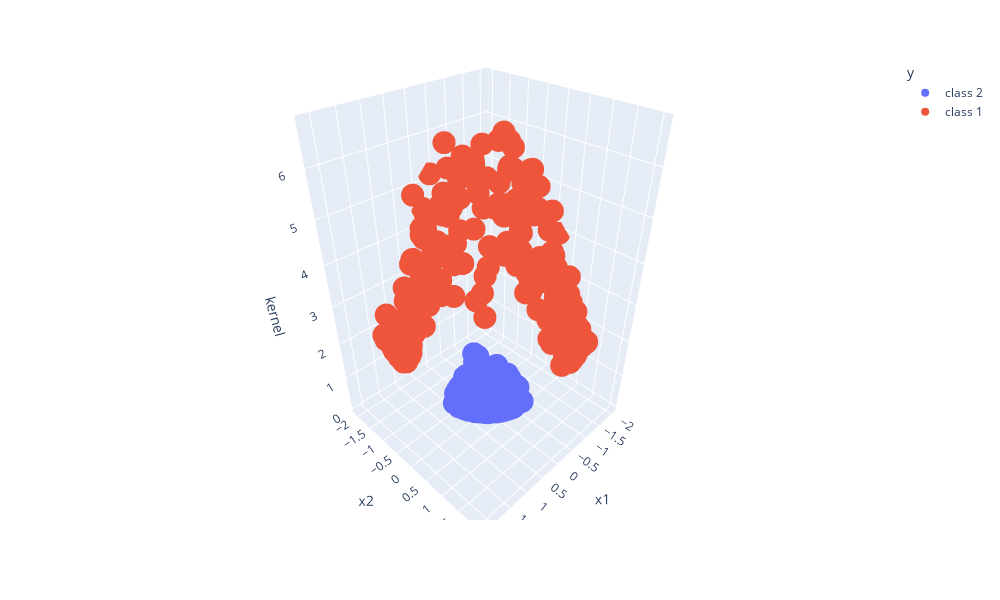

Here is the notebook cell this chart was saved with:
### Code cell
import plotly_express as px

# define the kernel function
kernel = x1*x2 + x1**2 + x2**2

kernel_df = pd.DataFrame(X).rename(columns={0:"x1", 1:"x2"})
kernel_df = kernel_df.assign(kernel=kernel)
kernel_df = kernel_df.assign(y=y)

# plot the data set together with the kernel value in a 3-dimensional space
color_discrete_map = {kernel_df.y.unique()[0]: "black", kernel_df.y.unique()[1]: "grey"}  
px.scatter_3d(kernel_df, x="x1", y="x2", z="kernel", color="y", width=1000, height=600)

### Figure 1 — Plotly figure (JSON) as saved in the notebook; plotly's stock layout.template omitted (floating-point values rounded to 4 significant figures; data arrays with more than 128 entries replaced by an {"elided": "..."} marker saying what was removed)
{"data": [{"hovertemplate": "y=class 2<br>x1=%{x}<br>x2=%{y}<br>kernel=%{z}<extra></extra>", "legendgroup": "class 2", "marker": {"color": "#636efa", "symbol": "circle"}, "mode": "markers", "name": "class 2", "scene": "scene", "showlegend": true, "type": "scatter3d", "x": {"elided": "257 float values"}, "y": {"elided": "257 float values"}, "z": {"elided": "257 float values"}}, {"hovertemplate": "y=class 1<br>x1=%{x}<br>x2=%{y}<br>kernel=%{z}<extra></extra>", "legendgroup": "class 1", "marker": {"color": "#EF553B", "symbol": "circle"}, "mode": "markers", "name": "class 1", "scene": "scene", "showlegend": true, "type": "scatter3d", "x": {"elided": "243 float values"}, "y": {"elided": "243 float values"}, "z": {"elided": "243 float values"}}], "layout": {"height": 600, "legend": {"title": {"text": "y"}, "tracegroupgap": 0}, "margin": {"t": 60}, "scene": {"domain": {"x": [0, 1], "y": [0, 1]}, "xaxis": {"title": {"text": "x1"}}, "yaxis": {"title": {"text": "x2"}}, "zaxis": {"title": {"text": "kernel"}}}, "width": 1000}}
